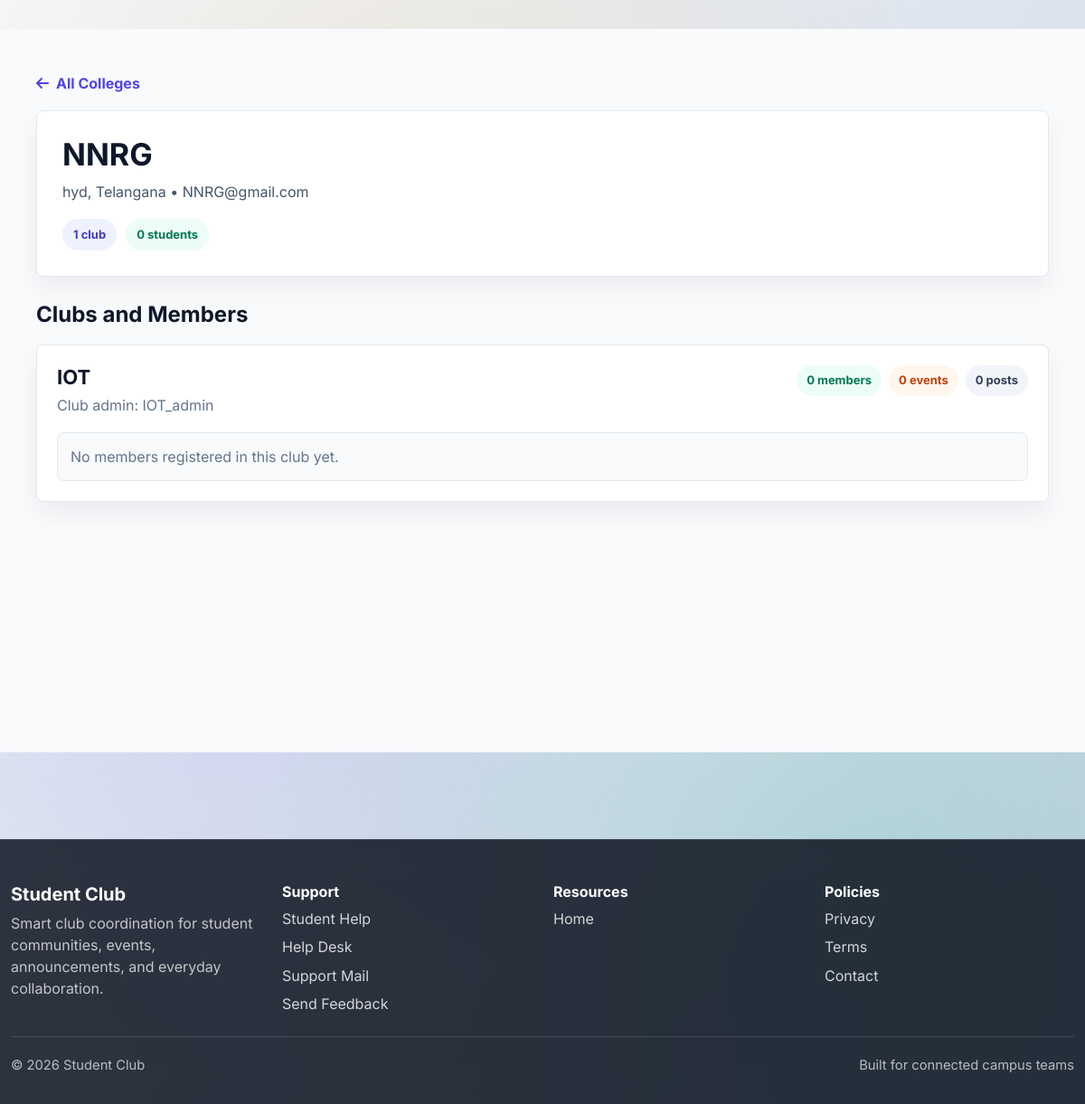
Page /colleges/2/ on the committed database.
### mainpage/models.py (models this page shows, shortened)
class College(models.Model):
    name = models.CharField(max_length=200, unique=True)
    email = models.EmailField(unique=True)
    admin_name = models.CharField(max_length=150)
    phone = models.CharField(max_length=15)
    address = models.TextField()
    city = models.CharField(max_length=100)
    state = models.CharField(max_length=100)
    pincode = models.CharField(max_length=10)
    registration_number = models.CharField(max_length=100, unique=True)
    is_verified = models.BooleanField(default=False)
    created_at = models.DateTimeField(auto_now_add=True)
    updated_at = models.DateTimeField(auto_now=True)
    class Meta:
        ordering = ['name']

class Club(models.Model):
    college = models.ForeignKey(College, on_delete=models.CASCADE, related_name='clubs', null=True, blank=True)
    name = models.CharField(max_length=150)
    admin = models.OneToOneField(User, on_delete=models.CASCADE, related_name='managed_club')
    created_at = models.DateTimeField(auto_now_add=True)
    class Meta:
        unique_together = ('college', 'name')

### mainpage/views.py (the view)
# urls.py: path('colleges/<int:college_id>/', public_college_detail, name='public_college_detail'),
def public_college_detail(request, college_id):
    college = get_object_or_404(
        College.objects.annotate(
            club_count=Count('clubs', distinct=True),
            student_count=Count('clubs__students', distinct=True),
        ),
        id=college_id,
    )
    clubs = college.clubs.select_related('admin').prefetch_related(
        Prefetch('students', queryset=Student.objects.select_related('user').order_by('name'))
    ).annotate(
        member_count=Count('students', distinct=True),
        post_count=Count('posts', distinct=True),
        event_count=Count('events', distinct=True),
    ).order_by('name')
    return render(request, 'mainpage/public_college_detail.html', {
        'college': college,
        'clubs': clubs,
    })

### mainpage/templates/mainpage/public_college_detail.html (shortened to what this page needs)
{% extends 'mainpage/base.html' %}
{% block content %}
<section style="background: #f8fafc; min-height: 100vh; padding: 48px 20px;">
    <div style="max-width: 1120px; margin: 0 auto;">
        <a href="{% url 'public_colleges' %}" style="color: #4f46e5; font-weight: 700; text-decoration: none;">
            <i class="fas fa-arrow-left me-2"></i>All Colleges
        </a>
        <div style="background: white; border: 1px solid #e2e8f0; border-radius: 8px; padding: 28px; margin: 18px 0 28px; box-shadow: 0 12px 28px rgba(15, 23, 42, 0.06);">
            <h1 style="font-size: 34px; color: #0f172a; margin: 0 0 8px;">{{ college.name }}</h1>
            <p style="color: #475569; margin: 0 0 18px;">{{ college.city }}, {{ college.state }} • {{ college.email }}</p>
            <div style="display: flex; gap: 10px; flex-wrap: wrap;">
                <span style="background: #eef2ff; color: #4338ca; border-radius: 999px; padding: 8px 12px; font-size: 13px; font-weight: 700;">{{ college.club_count }} club{{ college.club_count|pluralize }}</span>
                <span style="background: #ecfdf5; color: #047857; border-radius: 999px; padding: 8px 12px; font-size: 13px; font-weight: 700;">{{ college.student_count }} student{{ college.student_count|pluralize }}</span>
            </div>
        </div>
        <h2 style="font-size: 24px; color: #0f172a; margin: 0 0 18px;">Clubs and Members</h2>
        {% if clubs %}
            <div style="display: grid; gap: 18px;">
                {% for club in clubs %}
                    <article style="background: white; border: 1px solid #e2e8f0; border-radius: 8px; padding: 22px; box-shadow: 0 12px 28px rgba(15, 23, 42, 0.06);">
                        <div style="display: flex; align-items: flex-start; justify-content: space-between; gap: 16px; flex-wrap: wrap;">
                            <div>
                                <h3 style="font-size: 22px; color: #0f172a; margin: 0 0 6px;">{{ club.name }}</h3>
                                <p style="color: #64748b; margin: 0;">Club admin: {{ club.admin.username }}</p>
                            </div>
                            <div style="display: flex; gap: 8px; flex-wrap: wrap;">
                                <span style="background: #ecfdf5; color: #047857; border-radius: 999px; padding: 7px 11px; font-size: 13px; font-weight: 700;">{{ club.member_count }} member{{ club.member_count|pluralize }}</span>
                                <span style="background: #fff7ed; color: #c2410c; border-radius: 999px; padding: 7px 11px; font-size: 13px; font-weight: 700;">{{ club.event_count }} event{{ club.event_count|pluralize }}</span>
                                <span style="background: #f1f5f9; color: #334155; border-radius: 999px; padding: 7px 11px; font-size: 13px; font-weight: 700;">{{ club.post_count }} post{{ club.post_count|pluralize }}</span>
                            </div>
                        </div>
                        {% if club.students.all %}
                            <div style="display: grid; grid-template-columns: repeat(auto-fit, minmax(220px, 1fr)); gap: 12px; margin-top: 18px;">
                                {% for student in club.students.all %}
                                    <div style="background: #f8fafc; border: 1px solid #e2e8f0; border-radius: 8px; padding: 14px;">
                                        <strong style="display: block; color: #0f172a;">{{ student.name }}</strong>
                                        <span style="display: block; color: #64748b; font-size: 13px; margin-top: 3px;">{{ student.department }}</span>
                                    </div>
                                {% endfor %}
                            </div>
                        {% else %}
                            <p style="background: #f8fafc; border: 1px solid #e2e8f0; border-radius: 8px; color: #64748b; padding: 14px; margin: 18px 0 0;">No members registered in this club yet.</p>
                        {% endif %}
                    </article>
                {% endfor %}
            </div>
        {% else %}
            <div style="background: white; border: 1px solid #e2e8f0; border-radius: 8px; padding: 32px; text-align: center;">
                <h3 style="color: #0f172a; margin: 0 0 8px;">No clubs available yet</h3>
                <p style="color: #64748b; margin: 0;">When this college creates clubs, they will appear here.</p>
            </div>
        {% endif %}
    </div>
</section>
{% endblock %}

### mainpage/static/css/style.css (style rules this page uses)
:root { --primary: #6366f1; --primary-dark: #4f46e5; --primary-light: #818cf8; --secondary: #10b981; --accent: #f59e0b; --danger: #ef4444; --dark: #1f2937; --light: #f9fafb; --gray-100: #f3f4f6; --gray-200: #e5e7eb; --gray-300: #d1d5db; --gray-400: #9ca3af; --gray-500: #6b7280; --text-primary: #0f172a; --text-secondary: #334155; }
* { margin: 0; padding: 0; box-sizing: border-box; }
html { scroll-behavior: smooth; }
body { font-family: 'Segoe UI', 'Roboto', 'Poppins', sans-serif; color: var(--text-primary); background: linear-gradient(135deg, #f5f7fa 0%, #c3cfe2 100%); min-height: 100vh; position: relative; overflow-x: hidden; }
body::before { content: ''; position: fixed; top: 0; left: 0; right: 0; bottom: 0; background: radial-gradient(circle at 20% 50%, rgba(99, 102, 241, 0.1) 0%, transparent 50%), radial-gradient(circle at 80% 80%, rgba(16, 185, 129, 0.1) 0%, transparent 50%); pointer-events: none; z-index: -1; }
h1, h2, h3, h4, h5, h6 { font-weight: 700; color: var(--text-primary); }
h1 { font-size: 2.8rem; line-height: 1.2; margin-bottom: 1.5rem; }
h2 { font-size: 2rem; margin-bottom: 1.2rem; }
h3 { font-size: 1.5rem; margin-bottom: 1rem; }
body { font-family: 'Inter', 'Segoe UI', 'Roboto', sans-serif; background: linear-gradient(135deg, #f5f7fa 0%, #c3cfe2 100%), url('https://images.unsplash.com/photo-1557821552-17105176677c?auto=format&fit=crop&w=2000&q=80') center/cover fixed; background-attachment: fixed; position: relative; }
body::before { content: ''; position: fixed; top: 0; left: 0; right: 0; bottom: 0; background: radial-gradient(circle at 20% 50%, rgba(99, 102, 241, 0.15) 0%, transparent 50%), radial-gradient(circle at 80% 80%, rgba(16, 185, 129, 0.15) 0%, transparent 50%), radial-gradient(circle at 40% 20%, rgba(245, 158, 11, 0.1) 0%, transparent 50%); pointer-events: none; z-index: -1; }

### rows in the picture
College: name "NNRG", city "hyd", state "Telangana", email "NNRG@gmail.com", club_count "1", student_count "0"
Club: name "IOT", admin.username "IOT_admin", member_count "0", event_count "0", post_count "0", shows "No members registered in this club yet."
